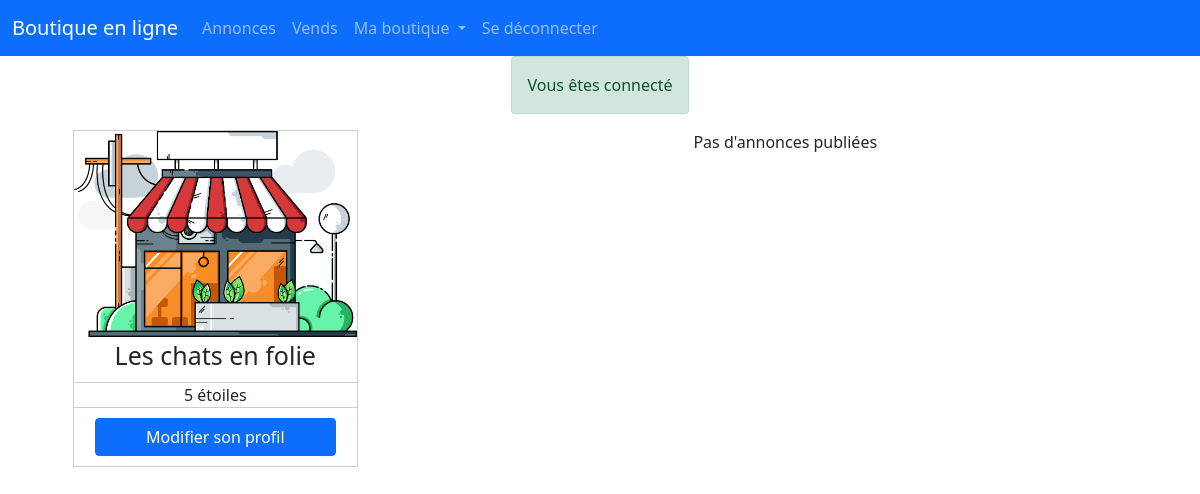
/boutiqueAccueil/accueilPro (signed in), run on an earlier commit of the app's database.
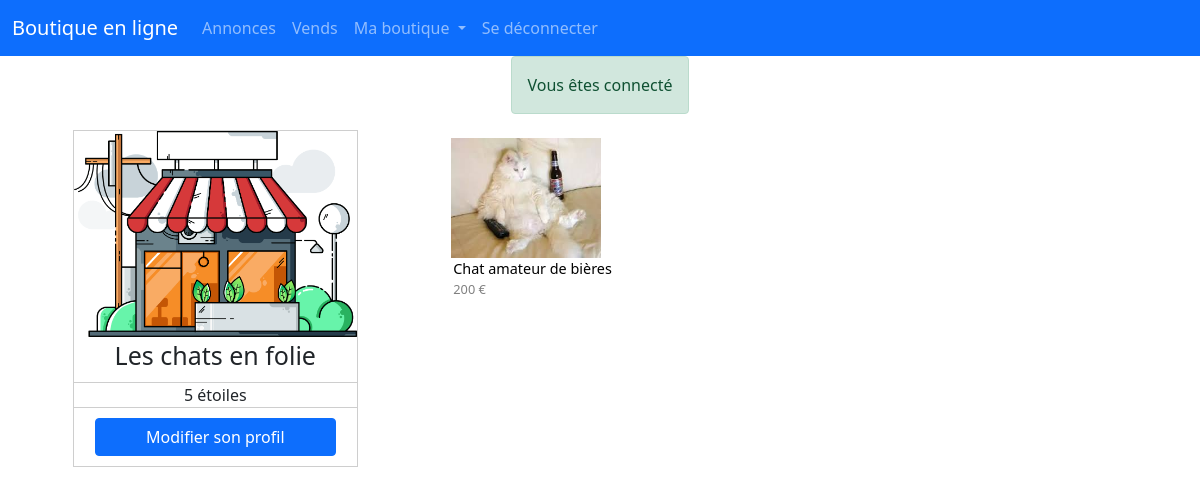
And on a later commit of the database.
### tables this page shows
CREATE TABLE IF NOT EXISTS `annonce` (
  `id` int(11) NOT NULL AUTO_INCREMENT,
  `titre` varchar(255) NOT NULL,
  `description` longtext NOT NULL,
  `poids` float NOT NULL,
  `prix` int(11) NOT NULL,
  `stock` int(11) DEFAULT NULL,
  `create_at` datetime NOT NULL DEFAULT CURRENT_TIMESTAMP,
  `categorie_id` int(11) NOT NULL,
  `user_id` int(11) DEFAULT NULL,
  `boutique_pro_id` int(11) DEFAULT NULL,
  `boutique_particulier_id` int(11) DEFAULT NULL,
  PRIMARY KEY (`id`),
  KEY `users_id` (`user_id`),
  KEY `boutiques_pro_id` (`boutique_pro_id`,`boutique_particulier_id`),
  KEY `user_id` (`user_id`,`boutique_pro_id`,`boutique_particulier_id`),
  KEY `annonce_ibfk_1` (`boutique_particulier_id`),
  KEY `categorie_id` (`categorie_id`)
);

CREATE TABLE IF NOT EXISTS `photo_annonce` (
  `id` int(11) NOT NULL AUTO_INCREMENT,
  `photo` varchar(100) NOT NULL,
  `annonce_id` int(11) NOT NULL,
  PRIMARY KEY (`id`),
  KEY `annonce_id` (`annonce_id`),
  KEY `annonce_id_2` (`annonce_id`)
);

### Controllers/Controller.php (called while the page is built, shortened)
<?php
abstract class Controller
{
    public function render(string $fichier, array $donnees = [], string $template = 'default')
    {
        extract($donnees);
        require_once ROOT.'/views/'.$fichier.'.php';
    }
}

### index.php (called while the page is built, shortened)
<?php
$app = new Main();
$app->start();

### Models/BoutiqueProModel.php (called while the page is built, shortened)
<?php
class BoutiqueProModel extends Model
{
    public function __construct()
    {
        $this->table = 'boutique_pro';
    }
}

### Core/Db.php (called while the page is built, shortened)
<?php
class Db extends PDO
{
    private static $instance;
    public static function getInstance():self
    {
        if(self::$instance === null){
            self::$instance = new self();
        }
        return self::$instance;
    }
}

### Models/Model.php (called while the page is built, shortened)
<?php
class Model extends Db
{
    protected $table;
    public function find(int $id)
    {
        return $this->requete("SELECT * FROM $this->table WHERE id = $id")->fetch();
    }
    public function requete(string $sql, array $attributs = null)
    {
        $this->db = Db::getInstance();
        if ($attributs !== null) {
            $query = $this->db->prepare($sql);
            $query->execute($attributs);
            return $query;
        } else {
            return $this->db->query($sql);
        }
    }
}

### Models/AnnonceModel.php (called while the page is built, shortened)
<?php
class AnnonceModel extends Model
{
    public function __construct()
    {
        $this->table = 'annonce';
    }
    public function findAnnoneProLimit($boutique_pro_id)
    {
        return $this->requete("SELECT * FROM $this->table WHERE boutique_pro_id = $boutique_pro_id ORDER BY create_at DESC LIMIT 10")->fetchAll();
    }
}

### Models/PhotoAnnonceModel.php (called while the page is built, shortened)
<?php
class PhotoAnnonceModel extends Model
{
    public function __construct()
    {
        $this->table = 'photo_annonce';
    }
    public function findPhotoByAnnonceId($annonce_id)
    {
        return $this->requete("SELECT * FROM $this->table WHERE annonce_id = $annonce_id")->fetch();
    }
}

### Views/boutique_accueil/accueil_pro.php (the view, shortened to what this page needs)
<?php
if (isset($_SESSION['success'])) {
    echo '<div class="alert alert-success text-center" role="alert">' . $_SESSION['success'] . '</div>';
}
?>
<section class="boutique_accueil">
    <section class="profil">
    <section class="avatar">
    <?php
    if (empty($photo)) {?>
        <img src="../public\img\default\18.png" alt="boutique">
    <?php
    }else {?>
        <img src="../public\img\boutique_pro\<?= $photo->photo ?>" alt="photo de la boutique pro">
        <?php
    }
    ?>
        <p><?= $boutique->nom ?></p>
    </section>
        <section class="note">
            <?php
            if (isset($note)) {
                echo "note";
            } else {
                echo "5 étoiles";
            }
            ?>
        </section>
        <section class="modifier">
            <a class="btn btn-primary col-12" href="<?= ACCUEIL ?>boutiqueProfil/profilPro">Modifier son profil</a>
        </section>
    </section>
    <section class="annonces">
        <?php
        if (isset($annonce) and !empty($annonce)) {
            foreach ($annonce as $annonces) { ?>
                <section class="annonce">
                    <a href="<?= ACCUEIL ?>annonceVoir/boutiquePro/<?= $boutique->id ?>/<?= $annonces->id?>">
                        <section class="photo">
                            <?php $photo_annonces = new PhotoAnnonceModel;
                            $photo_annonces = $photo_annonces->findPhotoByAnnonceId($annonces->id);
                            ?>
                            <img src="../public/img/annonce/<?= $photo_annonces->photo ?>" alt="photo principale de l'annonce">
                        </section>
                        <section class="description">
                            <div class="titre"><?= $annonces->titre ?></div>
                            <div class="prix"><?= $annonces->prix ?> €</div>
                        </section>
                    </a>
                </section>
            <?php
            }
        } else { ?>
            <p class="text-center col-12">Pas d'annonces publiées</p>
        <?php
        } ?>
    </section>
</section>

What changed in the data, as far as the page shows it:
added annonce: photo_annonce.photo (picture), titre "Chat amateur de bières", prix "200"
Also different on the page:
text no longer shown: "Pas d'annonces publiées"
